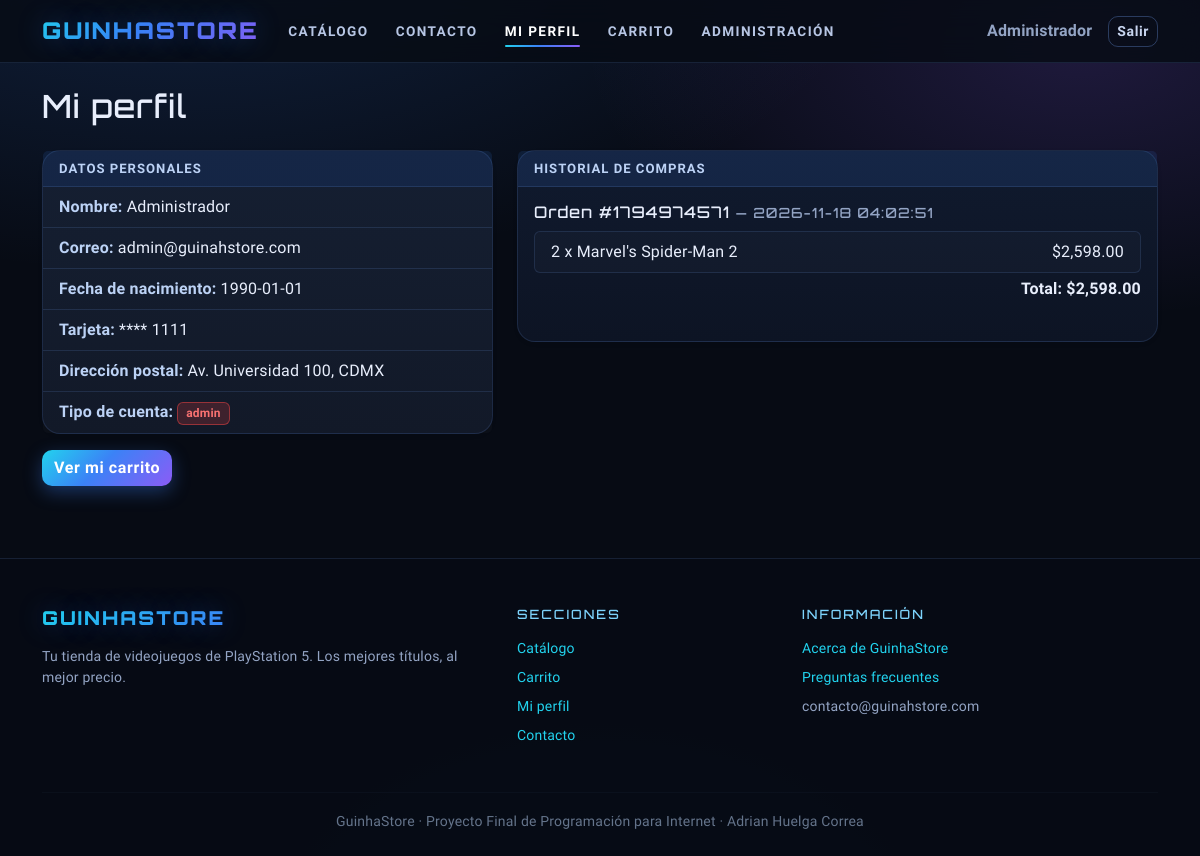
The app's page /perfil.php (signed in), older data.
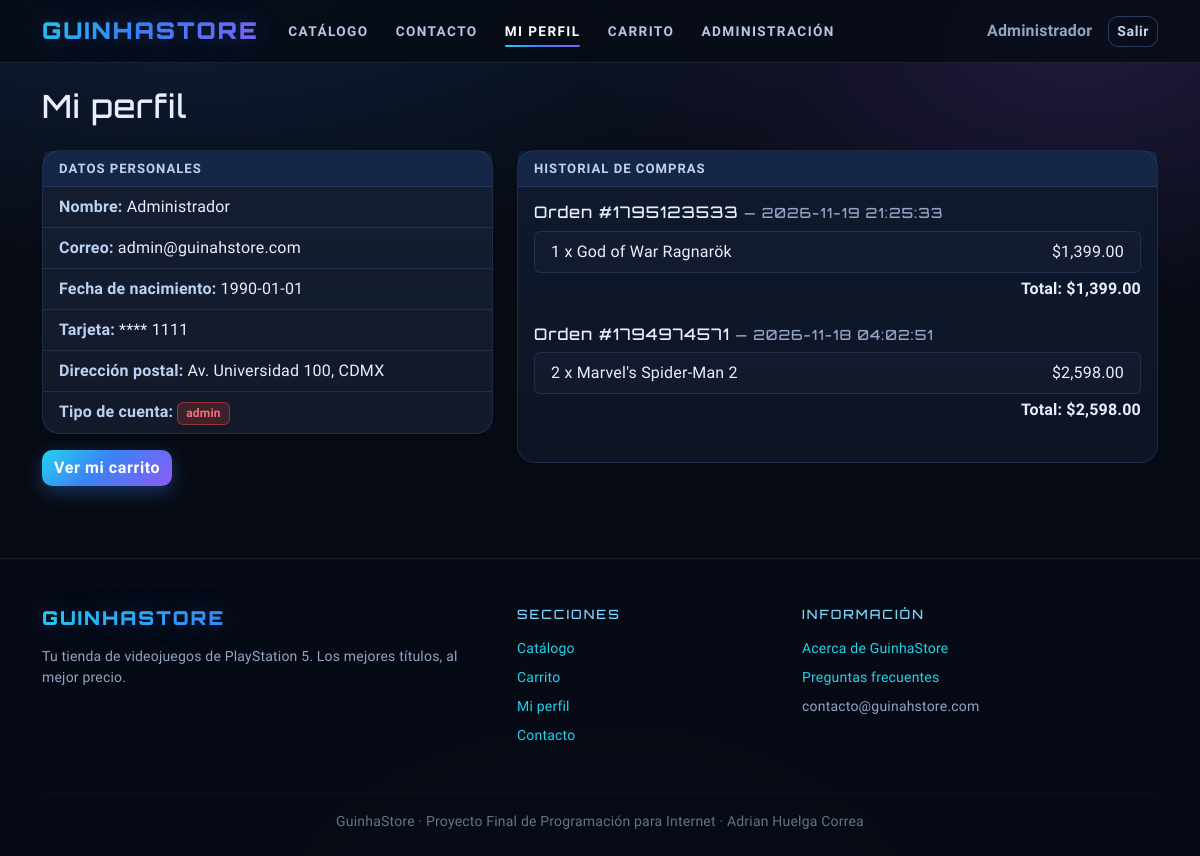
The same page, newer data.
### tables this page shows
CREATE TABLE `historial` (
  `id` int(11) NOT NULL AUTO_INCREMENT,
  `id_orden` int(11) NOT NULL,
  `id_usuario` int(11) NOT NULL,
  `id_producto` int(11) NOT NULL,
  `cantidad` int(11) NOT NULL DEFAULT 1,
  `precio_unitario` decimal(10,2) NOT NULL DEFAULT 0.00,
  `fecha` datetime NOT NULL DEFAULT current_timestamp(),
  PRIMARY KEY (`id`),
  KEY `idx_hist_usuario` (`id_usuario`),
  KEY `id_producto` (`id_producto`),
  CONSTRAINT `historial_ibfk_1` FOREIGN KEY (`id_usuario`) REFERENCES `usuarios` (`id`) ON DELETE CASCADE,
  CONSTRAINT `historial_ibfk_2` FOREIGN KEY (`id_producto`) REFERENCES `productos` (`id`) ON DELETE CASCADE
);

CREATE TABLE `productos` (
  `id` int(11) NOT NULL AUTO_INCREMENT,
  `nombre` varchar(150) NOT NULL,
  `descripcion` text DEFAULT NULL,
  `foto` mediumblob DEFAULT NULL,
  `precio` decimal(10,2) NOT NULL DEFAULT 0.00,
  `stock` int(11) NOT NULL DEFAULT 0,
  `fabricante` varchar(100) DEFAULT NULL,
  `origen` varchar(100) DEFAULT NULL,
  PRIMARY KEY (`id`)
);

### html/util.php (called while the page is built, shortened)
<?php
function precio($valor)
{
    return "$" . number_format((float) $valor, 2);
}

### html/perfil.php (the view, shortened to what this page needs)
<?php
require "conexion.php";
require "util.php";
$usuario = usuarioActual();
$stmt = mysqli_prepare($con, "SELECT nombre, correo, fecha_nacimiento, num_tarjeta, direccion_postal, rol
                              FROM usuarios WHERE id = ?");
mysqli_stmt_bind_param($stmt, "i", $usuario["id"]);
mysqli_stmt_execute($stmt);
$r = mysqli_stmt_get_result($stmt);
$datos = mysqli_fetch_assoc($r);
$stmt = mysqli_prepare($con, "SELECT h.id_orden, h.cantidad, h.precio_unitario, h.fecha, p.nombre
                              FROM historial h JOIN productos p ON h.id_producto = p.id
                              WHERE h.id_usuario = ?
                              ORDER BY h.id_orden DESC, h.id ASC");
mysqli_stmt_bind_param($stmt, "i", $usuario["id"]);
mysqli_stmt_execute($stmt);
$r = mysqli_stmt_get_result($stmt);
$compras = mysqli_fetch_all($r, MYSQLI_ASSOC);
$ordenes = array();
foreach ($compras as $c) {
    if (!isset($ordenes[$c["id_orden"]])) {
        $ordenes[$c["id_orden"]] = array("fecha" => $c["fecha"], "items" => array(), "total" => 0);
    }
    $ordenes[$c["id_orden"]]["items"][] = $c;
    $ordenes[$c["id_orden"]]["total"] += $c["cantidad"] * $c["precio_unitario"];
}
include "header.php";
?>
<h1 class="h2 mb-4">Mi perfil</h1>
<div class="row g-4">
    <div class="col-lg-5">
        <div class="card shadow-sm">
            <div class="card-header bg-dark text-white">Datos personales</div>
            <ul class="list-group list-group-flush">
                <li class="list-group-item"><strong>Nombre:</strong> <?php echo htmlspecialchars($datos["nombre"]); ?></li>
                <li class="list-group-item"><strong>Correo:</strong> <?php echo htmlspecialchars($datos["correo"]); ?></li>
                <li class="list-group-item"><strong>Fecha de nacimiento:</strong>
                    <?php echo htmlspecialchars($datos["fecha_nacimiento"]); ?></li>
                <li class="list-group-item"><strong>Tarjeta:</strong>
                    **** <?php echo htmlspecialchars(substr($datos["num_tarjeta"], -4)); ?></li>
                <li class="list-group-item"><strong>Dirección postal:</strong>
                    <?php echo htmlspecialchars($datos["direccion_postal"]); ?></li>
                <li class="list-group-item"><strong>Tipo de cuenta:</strong>
                    <span class="badge bg-<?php echo $datos["rol"] === "admin" ? "danger" : "secondary"; ?>">
                        <?php echo htmlspecialchars($datos["rol"]); ?>
                    </span>
                </li>
            </ul>
        </div>
        <a href="carrito.php" class="btn btn-primary mt-3">Ver mi carrito</a>
    </div>
    <div class="col-lg-7">
        <div class="card shadow-sm">
            <div class="card-header bg-dark text-white">Historial de compras</div>
            <div class="card-body">
                <?php if (count($ordenes) === 0) { ?>
                    <p class="text-muted mb-0">Todavía no has realizado compras. <a href="index.php">Ir al catálogo</a>.</p>
                <?php } else { ?>
                    <?php foreach ($ordenes as $idOrden => $orden) { ?>
                        <div class="mb-4">
                            <h2 class="h6">
                                Orden #<?php echo $idOrden; ?>
                                <small class="text-muted">— <?php echo htmlspecialchars($orden["fecha"]); ?></small>
                            </h2>
                            <ul class="list-group mb-1">
                                <?php foreach ($orden["items"] as $it) { ?>
                                    <li class="list-group-item d-flex justify-content-between">
                                        <span>
                                            <?php echo (int) $it["cantidad"]; ?> x
                                            <?php echo htmlspecialchars($it["nombre"]); ?>
                                        </span>
                                        <span><?php echo precio($it["cantidad"] * $it["precio_unitario"]); ?></span>
                                    </li>
                                <?php } ?>
                            </ul>
                            <p class="text-end fw-bold mb-0">Total: <?php echo precio($orden["total"]); ?></p>
                        </div>
                    <?php } ?>
                <?php } ?>
            </div>
        </div>
    </div>
</div>
<?php include "footer.php"; ?>

Row changes from the older to the newer data that the page shows:
added historial: cantidad "1", id_producto.nombre "God of War Ragnarök", precio($it["cantidad"] * $it["precio_unitario"]) "$1,399.00", shown under "1795123533"
Text that changed along with them:
new list line: "Orden # 1795123533 — 2026-11-19 21:25:33 Total: $1,399.00"
